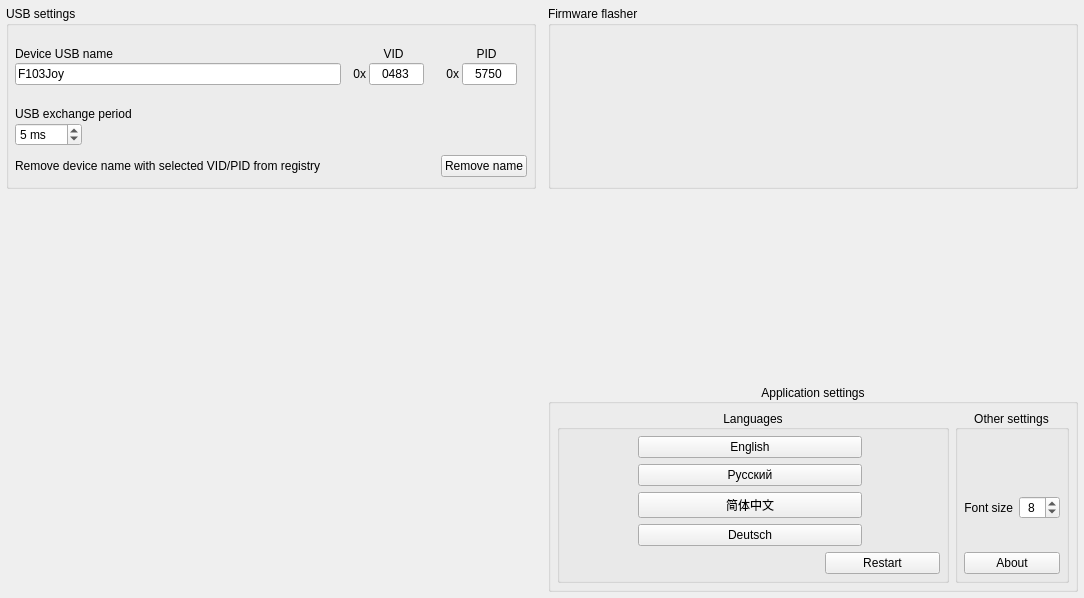
<?xml version="1.0" encoding="UTF-8"?>
<ui version="4.0">
 <class>AdvancedSettings</class>
 <widget class="QWidget" name="AdvancedSettings">
  <property name="geometry">
   <rect>
    <x>0</x>
    <y>0</y>
    <width>1084</width>
    <height>598</height>
   </rect>
  </property>
  <property name="windowTitle">
   <string notr="true">Form</string>
  </property>
  <layout class="QGridLayout" name="gridLayout" rowstretch="5,5,5" columnstretch="1,1">
   <property name="leftMargin">
    <number>6</number>
   </property>
   <property name="topMargin">
    <number>6</number>
   </property>
   <property name="rightMargin">
    <number>6</number>
   </property>
   <property name="bottomMargin">
    <number>6</number>
   </property>
   <property name="horizontalSpacing">
    <number>12</number>
   </property>
   <property name="verticalSpacing">
    <number>12</number>
   </property>
   <item row="0" column="1">
    <widget class="QGroupBox" name="groupBox_2">
     <property name="title">
      <string>Firmware flasher</string>
     </property>
     <layout class="QHBoxLayout" name="layoutH_Flasher">
      <property name="leftMargin">
       <number>6</number>
      </property>
      <property name="topMargin">
       <number>6</number>
      </property>
      <property name="rightMargin">
       <number>6</number>
      </property>
      <property name="bottomMargin">
       <number>6</number>
      </property>
     </layout>
    </widget>
   </item>
   <item row="0" column="0">
    <widget class="QGroupBox" name="groupBox">
     <property name="title">
      <string>USB settings</string>
     </property>
     <layout class="QVBoxLayout" name="layoutV_USBSettings">
      <property name="leftMargin"><number>6</number></property>
      <property name="topMargin"><number>6</number></property>
      <property name="rightMargin"><number>6</number></property>
      <property name="bottomMargin"><number>9</number></property>
      <property name="spacing"><number>9</number></property>

      <!-- Top row: device name (expanding), VID, PID side-by-side -->
      <item>
       <layout class="QHBoxLayout" name="gridLayout_3" stretch="1,0,0">
        <property name="spacing"><number>12</number></property>
        <item>
         <layout class="QVBoxLayout" name="layoutV_DeviceUSBName">
          <property name="spacing"><number>2</number></property>
          <item>
           <widget class="QLabel" name="text_DeviceUSBName">
            <property name="text"><string>Device USB name</string></property>
            <property name="alignment"><set>Qt::AlignBottom|Qt::AlignLeft</set></property>
           </widget>
          </item>
          <item>
           <widget class="QLineEdit" name="lineEdit_DeviceUSBName">
            <property name="sizePolicy">
             <sizepolicy hsizetype="Expanding" vsizetype="Fixed">
              <horstretch>0</horstretch>
              <verstretch>0</verstretch>
             </sizepolicy>
            </property>
            <property name="text"><string notr="true">F103Joy</string></property>
            <property name="maxLength"><number>26</number></property>
           </widget>
          </item>
         </layout>
        </item>
        <item>
         <layout class="QVBoxLayout" name="layoutV_VID">
          <property name="spacing"><number>2</number></property>
          <item>
           <widget class="QLabel" name="text_VID">
            <property name="text"><string>VID</string></property>
            <property name="alignment"><set>Qt::AlignBottom|Qt::AlignHCenter</set></property>
           </widget>
          </item>
          <item>
           <layout class="QHBoxLayout" name="layoutH_VID">
            <property name="spacing"><number>3</number></property>
            <item>
             <widget class="QLabel" name="text_VID_0x">
              <property name="text"><string notr="true">0x</string></property>
              <property name="alignment"><set>Qt::AlignRight|Qt::AlignVCenter</set></property>
             </widget>
            </item>
            <item>
             <widget class="QLineEdit" name="lineEdit_VID">
              <property name="sizePolicy">
               <sizepolicy hsizetype="Minimum" vsizetype="Fixed">
                <horstretch>0</horstretch>
                <verstretch>0</verstretch>
               </sizepolicy>
              </property>
              <property name="maximumSize"><size><width>55</width><height>16777215</height></size></property>
              <property name="inputMask"><string notr="true">HHHH</string></property>
              <property name="text"><string notr="true">0483</string></property>
              <property name="alignment"><set>Qt::AlignCenter</set></property>
             </widget>
            </item>
            <item>
             <widget class="InfoLabel" name="info_VID">
              <property name="sizePolicy">
               <sizepolicy hsizetype="Fixed" vsizetype="Fixed">
                <horstretch>0</horstretch>
                <verstretch>0</verstretch>
               </sizepolicy>
              </property>
              <property name="maximumSize"><size><width>18</width><height>18</height></size></property>
              <property name="toolTip"><string>&lt;html&gt;&lt;head/&gt;&lt;body&gt;&lt;p&gt;Some values may not work on some operating systems (PID 5750 on Ubuntu, for example). After choosing the wrong value, the controller needs to be reflashed with ST-link/UART.&lt;/p&gt;&lt;/body&gt;&lt;/html&gt;</string></property>
              <property name="text"><string/></property>
              <property name="pixmap"><pixmap resource="../../resources.qrc">:/Images/icons/lucide/triangle-alert.svg</pixmap></property>
              <property name="scaledContents"><bool>true</bool></property>
              <property name="margin"><number>1</number></property>
             </widget>
            </item>
           </layout>
          </item>
         </layout>
        </item>
        <item>
         <layout class="QVBoxLayout" name="layoutV_PID">
          <property name="spacing"><number>2</number></property>
          <item>
           <widget class="QLabel" name="text_PID">
            <property name="text"><string>PID</string></property>
            <property name="alignment"><set>Qt::AlignBottom|Qt::AlignHCenter</set></property>
           </widget>
          </item>
          <item>
           <layout class="QHBoxLayout" name="layoutH_PID">
            <property name="spacing"><number>3</number></property>
            <item>
             <widget class="QLabel" name="text_PID_0x">
              <property name="text"><string notr="true">0x</string></property>
              <property name="alignment"><set>Qt::AlignRight|Qt::AlignVCenter</set></property>
             </widget>
            </item>
            <item>
             <widget class="QLineEdit" name="lineEdit_PID">
              <property name="sizePolicy">
               <sizepolicy hsizetype="Minimum" vsizetype="Fixed">
                <horstretch>0</horstretch>
                <verstretch>0</verstretch>
               </sizepolicy>
              </property>
              <property name="maximumSize"><size><width>55</width><height>16777215</height></size></property>
              <property name="inputMask"><string notr="true">HHHH</string></property>
              <property name="text"><string notr="true">5750</string></property>
              <property name="alignment"><set>Qt::AlignCenter</set></property>
             </widget>
            </item>
            <item>
             <widget class="InfoLabel" name="info_PID">
              <property name="sizePolicy">
               <sizepolicy hsizetype="Fixed" vsizetype="Fixed">
                <horstretch>0</horstretch>
                <verstretch>0</verstretch>
               </sizepolicy>
              </property>
              <property name="maximumSize"><size><width>18</width><height>18</height></size></property>
              <property name="toolTip"><string>&lt;html&gt;&lt;head/&gt;&lt;body&gt;&lt;p&gt;Some values may not work on some operating systems (PID 5750 on Ubuntu, for example). After choosing the wrong value, the controller needs to be reflashed with ST-link/UART.&lt;/p&gt;&lt;/body&gt;&lt;/html&gt;</string></property>
              <property name="text"><string/></property>
              <property name="pixmap"><pixmap resource="../../resources.qrc">:/Images/icons/lucide/triangle-alert.svg</pixmap></property>
              <property name="scaledContents"><bool>true</bool></property>
              <property name="margin"><number>1</number></property>
             </widget>
            </item>
           </layout>
          </item>
         </layout>
        </item>
       </layout>
      </item>

      <!-- USB exchange period: small left-aligned block -->
      <item>
       <layout class="QHBoxLayout" name="layoutH_USBExchangePeriod" stretch="0,1">
        <item>
         <layout class="QVBoxLayout" name="layoutV_USBExchangePeriod">
          <property name="spacing"><number>2</number></property>
          <item>
           <widget class="QLabel" name="text_USBExchangePeriod">
            <property name="text"><string>USB exchange period</string></property>
            <property name="alignment"><set>Qt::AlignBottom|Qt::AlignLeft</set></property>
           </widget>
          </item>
          <item>
           <widget class="QSpinBox" name="spinBox_USBExchangePeriod">
            <property name="sizePolicy">
             <sizepolicy hsizetype="Fixed" vsizetype="Fixed">
              <horstretch>0</horstretch>
              <verstretch>0</verstretch>
             </sizepolicy>
            </property>
            <property name="alignment"><set>Qt::AlignLeading|Qt::AlignLeft|Qt::AlignVCenter</set></property>
            <property name="correctionMode"><enum>QAbstractSpinBox::CorrectToNearestValue</enum></property>
            <property name="suffix"><string> ms</string></property>
            <property name="minimum"><number>2</number></property>
            <property name="maximum"><number>255</number></property>
            <property name="value"><number>5</number></property>
           </widget>
          </item>
         </layout>
        </item>
        <item>
         <spacer name="horizontalSpacer_2">
          <property name="orientation"><enum>Qt::Horizontal</enum></property>
          <property name="sizeHint" stdset="0"><size><width>40</width><height>20</height></size></property>
         </spacer>
        </item>
       </layout>
      </item>

      <!-- Remove device name row (label + info + button) -->
      <item>
       <layout class="QHBoxLayout" name="horizontalLayout" stretch="0,0,1,0">
        <property name="spacing"><number>3</number></property>
        <item>
         <widget class="QLabel" name="text_removeName">
          <property name="toolTip"><string>&lt;html&gt;&lt;head/&gt;&lt;body&gt;&lt;p&gt;Sometimes Windows does not update the name in gaming devices and needs to be removed from the registry. This happens automatically when the config is written, but manual deletion may be required when the device is disconnected.&lt;/p&gt;&lt;/body&gt;&lt;/html&gt;</string></property>
          <property name="text"><string>Remove device name with selected VID/PID from registry</string></property>
         </widget>
        </item>
        <item>
         <widget class="InfoLabel" name="info_removeName">
          <property name="toolTip"><string>&lt;html&gt;&lt;head/&gt;&lt;body&gt;&lt;p&gt;Sometimes Windows does not update the name in gaming devices and needs to be removed from the registry. This happens automatically when the config is written, but manual deletion may be required when the device is disconnected.&lt;/p&gt;&lt;/body&gt;&lt;/html&gt;</string></property>
          <property name="text"><string/></property>
         </widget>
        </item>
        <item>
         <spacer name="horizontalSpacer">
          <property name="orientation"><enum>Qt::Horizontal</enum></property>
          <property name="sizeHint" stdset="0"><size><width>40</width><height>20</height></size></property>
         </spacer>
        </item>
        <item>
         <widget class="QPushButton" name="pushButton_removeName">
          <property name="toolTip"><string>&lt;html&gt;&lt;head/&gt;&lt;body&gt;&lt;p&gt;Sometimes Windows does not update the name in gaming devices and needs to be removed from the registry. This happens automatically when the config is written, but manual deletion may be required when the device is disconnected.&lt;/p&gt;&lt;/body&gt;&lt;/html&gt;</string></property>
          <property name="text"><string>Remove name</string></property>
         </widget>
        </item>
       </layout>
      </item>
     </layout>
    </widget>
   </item>
   <item row="1" column="1">
    <spacer name="verticalSpacer_2">
     <property name="orientation">
      <enum>Qt::Vertical</enum>
     </property>
     <property name="sizeHint" stdset="0">
      <size>
       <width>20</width>
       <height>40</height>
      </size>
     </property>
    </spacer>
   </item>
   <item row="2" column="1">
    <widget class="QGroupBox" name="groupBox_3">
     <property name="title">
      <string>Application settings</string>
     </property>
     <property name="alignment">
      <set>Qt::AlignCenter</set>
     </property>
     <layout class="QGridLayout" name="gridLayout_4" rowstretch="0,0" columnstretch="3,0">
      <property name="leftMargin">
       <number>6</number>
      </property>
      <property name="topMargin">
       <number>6</number>
      </property>
      <property name="rightMargin">
       <number>6</number>
      </property>
      <property name="bottomMargin">
       <number>6</number>
      </property>
      <item row="1" column="0">
       <widget class="QGroupBox" name="groupBox_5">
        <property name="title">
         <string>Languages</string>
        </property>
        <property name="alignment">
         <set>Qt::AlignCenter</set>
        </property>
        <layout class="QGridLayout" name="layoutG_Lang" rowstretch="0,0,0,0,0" columnstretch="2,5,1,2">
         <property name="leftMargin">
          <number>6</number>
         </property>
         <property name="topMargin">
          <number>6</number>
         </property>
         <property name="rightMargin">
          <number>6</number>
         </property>
         <property name="bottomMargin">
          <number>6</number>
         </property>
         <item row="2" column="0">
          <spacer name="horizontalSpacer_8">
           <property name="orientation">
            <enum>Qt::Horizontal</enum>
           </property>
           <property name="sizeHint" stdset="0">
            <size>
             <width>40</width>
             <height>20</height>
            </size>
           </property>
          </spacer>
         </item>
         <item row="3" column="3">
          <spacer name="horizontalSpacer_7">
           <property name="orientation">
            <enum>Qt::Horizontal</enum>
           </property>
           <property name="sizeHint" stdset="0">
            <size>
             <width>40</width>
             <height>20</height>
            </size>
           </property>
          </spacer>
         </item>
         <item row="4" column="2" colspan="2">
          <widget class="QPushButton" name="pushButton_RestartApp">
           <property name="toolTip">
            <string>Restart for full changes</string>
           </property>
           <property name="text">
            <string>Restart</string>
           </property>
          </widget>
         </item>
         <item row="3" column="1" colspan="2">
          <widget class="QPushButton" name="pushButton_LangDeutsch">
           <property name="text">
            <string notr="true">Deutsch</string>
           </property>
           <property name="icon">
            <iconset resource="../../resources.qrc">
             <normaloff>:/Images/flags/Germany.png</normaloff>:/Images/flags/Germany.png</iconset>
           </property>
           <property name="iconSize">
            <size>
             <width>16</width>
             <height>16</height>
            </size>
           </property>
          </widget>
         </item>
         <item row="4" column="1">
          <spacer name="horizontalSpacer_9">
           <property name="orientation">
            <enum>Qt::Horizontal</enum>
           </property>
           <property name="sizeHint" stdset="0">
            <size>
             <width>40</width>
             <height>20</height>
            </size>
           </property>
          </spacer>
         </item>
         <item row="2" column="1" colspan="2">
          <widget class="QPushButton" name="pushButton_LangSChinese">
           <property name="text">
            <string notr="true">简体中文</string>
           </property>
           <property name="icon">
            <iconset resource="../../resources.qrc">
             <normaloff>:/Images/flags/china.png</normaloff>:/Images/flags/china.png</iconset>
           </property>
           <property name="iconSize">
            <size>
             <width>16</width>
             <height>16</height>
            </size>
           </property>
          </widget>
         </item>
         <item row="1" column="1" colspan="2">
          <widget class="QPushButton" name="pushButton_LangRussian">
           <property name="text">
            <string notr="true">Русский</string>
           </property>
           <property name="icon">
            <iconset resource="../../resources.qrc">
             <normaloff>:/Images/flags/Russia.png</normaloff>:/Images/flags/Russia.png</iconset>
           </property>
           <property name="iconSize">
            <size>
             <width>16</width>
             <height>16</height>
            </size>
           </property>
          </widget>
         </item>
         <item row="0" column="1" colspan="2">
          <widget class="QPushButton" name="pushButton_LangEnglish">
           <property name="text">
            <string notr="true">English</string>
           </property>
           <property name="icon">
            <iconset resource="../../resources.qrc">
             <normaloff>:/Images/flags/United_Kingdom.png</normaloff>:/Images/flags/United_Kingdom.png</iconset>
           </property>
           <property name="iconSize">
            <size>
             <width>16</width>
             <height>16</height>
            </size>
           </property>
          </widget>
         </item>
        </layout>
        <zorder>pushButton_LangSChinese</zorder>
        <zorder>pushButton_LangEnglish</zorder>
        <zorder>pushButton_LangRussian</zorder>
        <zorder>pushButton_LangDeutsch</zorder>
        <zorder>pushButton_RestartApp</zorder>
       </widget>
      </item>
      <item row="1" column="1">
       <widget class="QGroupBox" name="groupBox_6">
        <property name="title">
         <string>Other settings</string>
        </property>
        <property name="alignment">
         <set>Qt::AlignCenter</set>
        </property>
        <layout class="QGridLayout" name="gridLayout_7" columnstretch="0,0">
         <property name="leftMargin">
          <number>6</number>
         </property>
         <property name="topMargin">
          <number>6</number>
         </property>
         <property name="rightMargin">
          <number>6</number>
         </property>
         <property name="bottomMargin">
          <number>6</number>
         </property>
         <item row="2" column="1">
          <widget class="QPushButton" name="pushButton_About">
           <property name="text">
            <string>About</string>
           </property>
          </widget>
         </item>
         <item row="1" column="1">
          <layout class="QGridLayout" name="gridLayout_5">
           <property name="leftMargin">
            <number>0</number>
           </property>
           <item row="0" column="1">
            <spacer name="verticalSpacer">
             <property name="orientation">
              <enum>Qt::Vertical</enum>
             </property>
             <property name="sizeHint" stdset="0">
              <size>
               <width>20</width>
               <height>40</height>
              </size>
             </property>
            </spacer>
           </item>
           <item row="2" column="1">
            <spacer name="verticalSpacer_3">
             <property name="orientation">
              <enum>Qt::Vertical</enum>
             </property>
             <property name="sizeHint" stdset="0">
              <size>
               <width>20</width>
               <height>40</height>
              </size>
             </property>
            </spacer>
           </item>
           <item row="1" column="1">
            <widget class="QSpinBox" name="spinBox_FontSize">
             <property name="sizePolicy">
              <sizepolicy hsizetype="Fixed" vsizetype="Fixed">
               <horstretch>0</horstretch>
               <verstretch>0</verstretch>
              </sizepolicy>
             </property>
             <property name="alignment">
              <set>Qt::AlignCenter</set>
             </property>
             <property name="minimum">
              <number>7</number>
             </property>
             <property name="maximum">
              <number>12</number>
             </property>
             <property name="value">
              <number>8</number>
             </property>
            </widget>
           </item>
           <item row="1" column="0">
            <widget class="QLabel" name="text_FontSize">
             <property name="sizePolicy">
              <sizepolicy hsizetype="Fixed" vsizetype="Preferred">
               <horstretch>0</horstretch>
               <verstretch>0</verstretch>
              </sizepolicy>
             </property>
             <property name="text">
              <string>Font size</string>
             </property>
             <property name="alignment">
              <set>Qt::AlignRight|Qt::AlignTrailing|Qt::AlignVCenter</set>
             </property>
            </widget>
           </item>
          </layout>
         </item>
         <item row="0" column="1">
          <layout class="QHBoxLayout" name="horizontalLayout_3" stretch="2">
           <property name="spacing">
            <number>0</number>
           </property>
           <property name="rightMargin">
            <number>0</number>
           </property>
           <item>
            <widget class="SwitchButton" name="widget_StyleSwitch" native="true">
             <property name="minimumSize">
              <size>
               <width>0</width>
               <height>27</height>
              </size>
             </property>
             <property name="maximumSize">
              <size>
               <width>60</width>
               <height>28</height>
              </size>
             </property>
            </widget>
           </item>
          </layout>
         </item>
        </layout>
       </widget>
      </item>
     </layout>
    </widget>
   </item>
  </layout>
 </widget>
 <customwidgets>
  <customwidget>
   <class>InfoLabel</class>
   <extends>QLabel</extends>
   <header>infolabel.h</header>
  </customwidget>
  <customwidget>
   <class>SwitchButton</class>
   <extends>QWidget</extends>
   <header>switchbutton.h</header>
   <container>1</container>
  </customwidget>
 </customwidgets>
 <resources>
  <include location="../../resources.qrc"/>
 </resources>
 <connections/>
</ui>
